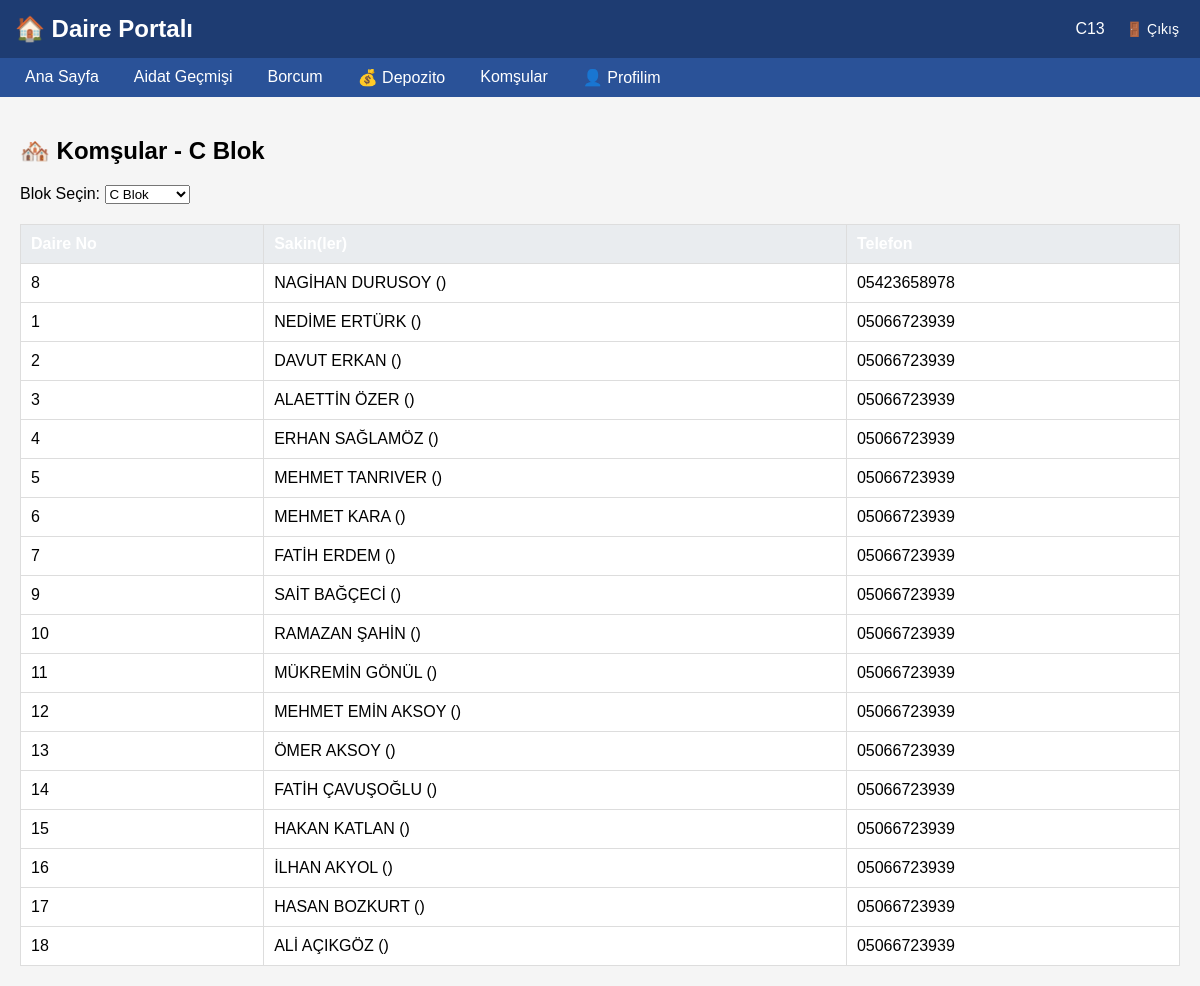
Page /portal/komsular/ (signed in) on the committed database.
### bina/models.py (models this page shows, shortened)
class Kisi(models.Model):
    site = models.ForeignKey(Site, on_delete=models.CASCADE, verbose_name="Site", null=True, blank=True)
    ad_soyad = models.CharField(max_length=100, verbose_name="Ad Soyad")
    KISI_TIPI = [
        ('ev_sahibi', 'Ev Sahibi'),
        ('kiraci', 'Kiracı'),
        ('aile_ferdi', 'Aile Ferdi (Eş/Çocuk/Anne/Baba)'),  # YENİ
        ('diger', 'Diğer'),  # YENİ
    ]
    ad_soyad = models.CharField(max_length=100, verbose_name="Ad Soyad")
    kisi_tipi = models.CharField(max_length=20, choices=KISI_TIPI, verbose_name="Kişi Tipi")
    tc_kimlik = models.CharField(max_length=11, blank=True, verbose_name="TC Kimlik No")
    telefon = models.CharField(max_length=15, verbose_name="Telefon")
    cep_telefonu = models.CharField(max_length=15, blank=True, verbose_name="Cep Telefonu")
    is_telefonu = models.CharField(max_length=15, blank=True, verbose_name="İş Telefonu")
    email = models.EmailField(blank=True, verbose_name="E-posta")
    adres = models.TextField(blank=True, verbose_name="Adres")
    acil_durum_kisisi = models.CharField(max_length=100, blank=True, verbose_name="Acil Durum Kişisi")
    acil_durum_tel = models.CharField(max_length=15, blank=True, verbose_name="Acil Durum Telefonu")
    aktif_mi = models.BooleanField(default=True, verbose_name="Aktif mi?")
    notlar = models.TextField(blank=True, verbose_name="Notlar")
    diger_aciklama = models.CharField(max_length=200, blank=True, verbose_name="Diğer Açıklaması",
                                       help_text="Kişi tipi 'Diğer' seçildiyse açıklama giriniz (Örn: Misafir, Hizmetli vb.)")
    class Meta:
        verbose_name = "Kişi"
        verbose_name_plural = "Kişiler"

class Daire(models.Model):
    site = models.ForeignKey(Site, on_delete=models.CASCADE, verbose_name="Site", null=True, blank=True)
    blok = models.ForeignKey(Blok, on_delete=models.CASCADE, verbose_name="Blok", related_name='daireler')
    daire_no = models.CharField(max_length=10, verbose_name="Daire No")
    TASINMAZ_TIPI = [
        ('kat_mulkiyeti', 'Kat Mülkiyeti'),
        ('kat_irtifaki', 'Kat İrtifakı'),
        ('diger', 'Diğer'),
    ]
    NITELIK_TIPI = [
        ('mesken', 'Mesken'),
        ('dukkan', 'Dükkan'),
        ('depo', 'Depo'),
        ('ofis', 'Ofis'),
        ('diger', 'Diğer'),
    ]
    DAIRE_TIPLERI = [
        ('1+0', '1+0 (Stüdyo)'),
        ('1+1', '1+1'),
        ('2+1', '2+1'),
        ('3+1', '3+1'),
        ('3+1_dublex', '3+1 Dublex'),
        ('4+1', '4+1'),
        ('4+1_dublex', '4+1 Dublex'),
        ('5+1', '5+1'),
        ('5+1_dublex', '5+1 Dublex'),
        ('6+1', '6+1'),
        ('diger', 'Diğer'),
    ]
    blok = models.ForeignKey(Blok, on_delete=models.CASCADE, verbose_name="Blok", related_name='daireler')
    daire_no = models.CharField(max_length=10, verbose_name="Daire No")
    daire_tipi = models.CharField(max_length=20, choices=DAIRE_TIPLERI, verbose_name="Daire Tipi")
    isletme_giderlerinden_muaf = models.BooleanField(
        default=False,
        verbose_name="İşletme Giderlerinden Muaf",
        help_text="Yönetici daireleri için işaretlenir. Bu daireye aidat, yakıt, elektrik, su gibi işletme giderleri yansıtılmaz."
    )
    demirbas_giderlerinden_muaf = models.BooleanField(
        default=False,
        verbose_name="Demirbaş Giderlerinden Muaf",
        help_text="Bu daireye asansör, hidrofor gibi demirbaş giderleri yansıtılmaz."
    )
    tasinmaz_tipi = models.CharField(max_length=20, choices=TASINMAZ_TIPI, default='kat_mulkiyeti', verbose_name="Taşınmaz Tipi")
    nitelik = models.CharField(max_length=20, choices=NITELIK_TIPI, default='mesken', verbose_name="Nitelik")
    arsa_pay_pay = models.IntegerField(default=1, verbose_name="Arsa Payı (Pay)",
                                       help_text="Örnek: 48 (48/2700 pay için)")
    arsa_pay_payda = models.IntegerField(default=10000, verbose_name="Arsa Payı (Payda)",
                                         help_text="Örnek: 2700 (48/2700 pay için)")
    hisse_orani = models.DecimalField(max_digits=10, decimal_places=6, default=0.0001,
                                      help_text="Otomatik hesaplanır: Pay/Payda",
                                      verbose_name="Hisse Oranı")
    kat = models.IntegerField(default=1, verbose_name="Bulunduğu Kat")
    net_metrekare = models.IntegerField(null=True, blank=True, verbose_name="Net Metrekare",
                                        help_text="Dairenin iç net alanı (m²)")
    brut_metrekare = models.IntegerField(null=True, blank=True, verbose_name="Brüt Metrekare",
                                         help_text="Duvarlar dahil toplam alan (m²) - YAKIT HESABI İÇİN")
    balkon_m2 = models.IntegerField(null=True, blank=True, verbose_name="Balkon Alanı (m²)")
    oda_sayisi = models.IntegerField(default=3, verbose_name="Oda Sayısı")
    tapu_kayit_no = models.CharField(max_length=50, blank=True, verbose_name="Tapu Kayıt No")
    tapu_sahibi = models.CharField(max_length=100, blank=True, verbose_name="Tapu Sahibi")
    tapu_tarihi = models.DateField(null=True, blank=True, verbose_name="Tapu Tarihi")
    class Meta:
        verbose_name = "Daire"
        verbose_name_plural = "Daireler"
        unique_together = ['blok', 'daire_no']

### bina/portal_views.py (the view)
# urls.py: path('komsular/', portal_views.komsular, name='komsular'),
@login_required
def komsular(request, blok=None):
    daire_kullanici = DaireKullanici.objects.get(kullanici=request.user)
    mevcut_blok = daire_kullanici.daire.blok.blok_adi
    bloklar = Blok.objects.all().values_list('blok_adi', flat=True).distinct()
    if blok:
        secili_blok = blok
        daireler = Daire.objects.filter(blok__blok_adi=blok)
    else:
        secili_blok = mevcut_blok
        daireler = Daire.objects.filter(blok__blok_adi=mevcut_blok)
    komsu_listesi = []
    for d in daireler:
        iliskiler = DaireIliskisi.objects.filter(daire=d, aktif_mi=True)
        sakinler = []
        for iliski in iliskiler:
            sakinler.append({
                'ad_soyad': iliski.kisi.ad_soyad,
                'telefon': iliski.kisi.telefon,
                'iliski': iliski.get_iliski_tipi_display(),
            })
        komsu_listesi.append({
            'daire_no': d.daire_no,
            'sakinler': sakinler,
        })
    context = {
        'komsular': komsu_listesi,
        'bloklar': bloklar,
        'secili_blok': secili_blok,
        'mevcut_blok': mevcut_blok,
        'daire': daire_kullanici.daire,
    }
    return render(request, 'portal/komsular.html', context)

### bina/templates/portal/komsular.html (shortened to what this page needs)
{% extends "portal/base.html" %}
{% block content %}
<h2>🏘️ Komşular - {{ secili_blok }} Blok</h2>
<div style="margin-bottom: 20px;">
    <label>Blok Seçin:</label>
    <select onchange="window.location.href='/portal/komsular/'+this.value">
        {% for blok in bloklar %}
        <option value="{{ blok }}" {% if secili_blok == blok %}selected{% endif %}>{{ blok }} Blok</option>
        {% endfor %}
    </select>
</div>
<table style="width:100%; border-collapse: collapse;">
    <thead>
        <tr style="background: #1e3c72; color: white;">
            <th>Daire No</th>
            <th>Sakin(ler)</th>
            <th>Telefon</th>
        </tr>
    </thead>
    <tbody>
        {% for komsu in komsular %}
        <tr>
            <td>{{ komsu.daire_no }}</td>
            <td>
                {% for sakin in komsu.sakinler %}
                    {{ sakin.ad_soyad }} ({{ sakin.iliskisi }})<br>
                {% empty %}
                    -
                {% endfor %}
            </td>
            <td>
                {% for sakin in komsu.sakinler %}
                    {{ sakin.telefon }}<br>
                {% endfor %}
            </td>
        </tr>
        {% empty %}
        <tr><td colspan="3">Bu blokta kayıtlı daire bulunmamaktadır.</td></tr>
        {% endfor %}
    </tbody>
</table>
{% endblock %}

### bina/templates/portal/base.html (shortened to what this page needs)
<!DOCTYPE html>
<html>
<head>
</head>
<body>
    <div class="header">
        <div class="header-left">
            <h2>🏠 Daire Portalı</h2>
        </div>
        <div class="header-right">
            <span>{{ request.user.get_full_name|default:request.user.username }}</span>
            <form action="{% url 'portal_logout' %}" method="post" style="display: inline;">
                <button type="submit" class="logout-btn">🚪 Çıkış</button>
            </form>
        </div>
    </div>
    <div class="nav">
        <a href="{% url 'portal_ana' %}">Ana Sayfa</a>
        <a href="{% url 'aidat_gecmisi' %}">Aidat Geçmişi</a>
        <a href="{% url 'borc_durumu' %}">Borcum</a>
        <a href="{% url 'depozito_gecmisi' %}">💰 Depozito</a>
        <a href="{% url 'komsular' %}">Komşular</a>
        <a href="{% url 'profil_duzenle' %}">👤 Profilim</a>
    </div>
    <div class="container">
        {% block content %}{% endblock %}
    </div>
</body>
</html>

### bina/templates/portal/base.html (style rules this page uses)
body { font-family: Arial; margin: 0; padding: 0; background: #f5f5f5; }
.header { background: #1e3c72; color: white; padding: 15px; display: flex; justify-content: space-between; align-items: center; flex-wrap: wrap; gap: 10px; }
.header-left { display: flex; align-items: center; gap: 15px; }
.header-left h2 { margin: 0; }
.header-right { display: flex; align-items: center; gap: 15px; }
.nav { background: #2a5298; padding: 10px; display: flex; flex-wrap: wrap; gap: 5px; }
.nav a { color: white; text-decoration: none; margin: 0 15px; }
.container { padding: 20px; max-width: 1200px; margin: auto; }
table { width: 100%; border-collapse: collapse; background: white; }
th, td { padding: 10px; border: 1px solid #ddd; text-align: left; }
th { background: #e9ecef; }
.logout-btn { background: none; border: none; color: white; cursor: pointer; font-size: 14px; }

### rows in the picture
Kisi: ad_soyad "NAGİHAN DURUSOY", telefon "05423658978"
Kisi: ad_soyad "NEDİME ERTÜRK", telefon "05066723939"
Kisi: ad_soyad "DAVUT ERKAN", telefon "05066723939"
Kisi: ad_soyad "ALAETTİN ÖZER", telefon "05066723939"
Kisi: ad_soyad "ERHAN SAĞLAMÖZ", telefon "05066723939"
Kisi: ad_soyad "MEHMET TANRIVER", telefon "05066723939"
Kisi: ad_soyad "MEHMET KARA", telefon "05066723939"
Kisi: ad_soyad "FATİH ERDEM", telefon "05066723939"
Kisi: ad_soyad "SAİT BAĞÇECİ", telefon "05066723939"
Daire: daire_no "10"
Kisi: ad_soyad "RAMAZAN ŞAHİN", telefon "05066723939"
Daire: daire_no "11"
Kisi: ad_soyad "MÜKREMİN GÖNÜL", telefon "05066723939"
Daire: daire_no "12"
Kisi: ad_soyad "MEHMET EMİN AKSOY", telefon "05066723939"
Daire: daire_no "13"
Kisi: ad_soyad "ÖMER AKSOY", telefon "05066723939"
Daire: daire_no "14"
Kisi: ad_soyad "FATİH ÇAVUŞOĞLU", telefon "05066723939"
Daire: daire_no "15"
Kisi: ad_soyad "HAKAN KATLAN", telefon "05066723939"
Daire: daire_no "16"
Kisi: ad_soyad "İLHAN AKYOL", telefon "05066723939"
Daire: daire_no "17"
Kisi: ad_soyad "HASAN BOZKURT", telefon "05066723939"
Daire: daire_no "18"
Kisi: ad_soyad "ALİ AÇIKGÖZ", telefon "05066723939"

### other values in the picture
{{ request.user.get_full_name|default:request.user.username }} "C13"
{{ secili_blok }} "C"
{{ komsu.daire_no }} "8" "1" "2" "3" "4" "5" "6" "7" "9"
form field value "C Blok"
